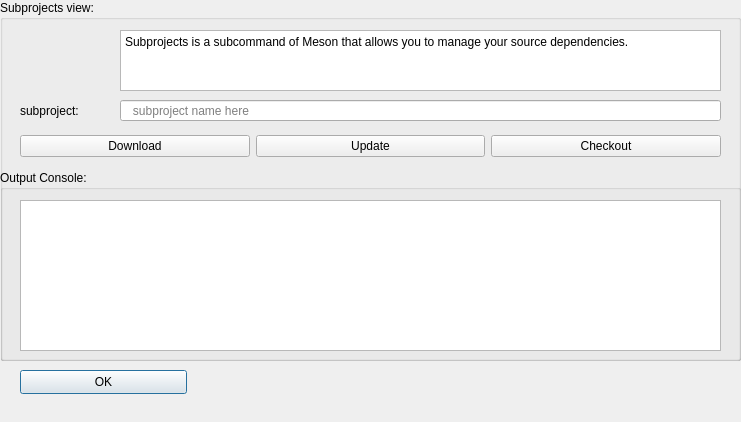
<?xml version="1.0" encoding="UTF-8"?>
<ui version="4.0">
 <class>Activity_Wrap_Dialog</class>
 <widget class="QDialog" name="Activity_Wrap_Dialog">
  <property name="geometry">
   <rect>
    <x>0</x>
    <y>0</y>
    <width>741</width>
    <height>422</height>
   </rect>
  </property>
  <property name="windowTitle">
   <string>Subprojects Manager</string>
  </property>
  <property name="styleSheet">
   <string notr="true"/>
  </property>
  <widget class="QPushButton" name="control_push_ok">
   <property name="geometry">
    <rect>
     <x>20</x>
     <y>370</y>
     <width>167</width>
     <height>24</height>
    </rect>
   </property>
   <property name="styleSheet">
    <string notr="true"/>
   </property>
   <property name="text">
    <string>OK</string>
   </property>
  </widget>
  <widget class="QGroupBox" name="groupBox">
   <property name="geometry">
    <rect>
     <x>0</x>
     <y>0</y>
     <width>741</width>
     <height>361</height>
    </rect>
   </property>
   <property name="styleSheet">
    <string/>
   </property>
   <property name="title">
    <string>Subprojects view:</string>
   </property>
   <widget class="QLabel" name="label_5">
    <property name="geometry">
     <rect>
      <x>20</x>
      <y>30</y>
      <width>81</width>
      <height>71</height>
     </rect>
    </property>
    <property name="autoFillBackground">
     <bool>false</bool>
    </property>
    <property name="styleSheet">
     <string/>
    </property>
    <property name="text">
     <string/>
    </property>
    <property name="pixmap">
     <pixmap resource="../resource.qrc">:/icon/mesonui-icon/meson_modern.png</pixmap>
    </property>
    <property name="scaledContents">
     <bool>true</bool>
    </property>
   </widget>
   <widget class="QWidget" name="layoutWidget">
    <property name="geometry">
     <rect>
      <x>20</x>
      <y>130</y>
      <width>701</width>
      <height>32</height>
     </rect>
    </property>
    <property name="styleSheet">
     <string/>
    </property>
    <layout class="QHBoxLayout" name="horizontalLayout">
     <item>
      <widget class="QPushButton" name="control_push_download">
       <property name="styleSheet">
        <string notr="true"/>
       </property>
       <property name="text">
        <string>Download</string>
       </property>
      </widget>
     </item>
     <item>
      <widget class="QPushButton" name="control_push_update">
       <property name="styleSheet">
        <string notr="true"/>
       </property>
       <property name="text">
        <string>Update</string>
       </property>
      </widget>
     </item>
     <item>
      <widget class="QPushButton" name="control_push_checkout">
       <property name="styleSheet">
        <string notr="true"/>
       </property>
       <property name="text">
        <string>Checkout</string>
       </property>
      </widget>
     </item>
    </layout>
   </widget>
   <widget class="QLineEdit" name="entry_subproject_item">
    <property name="geometry">
     <rect>
      <x>120</x>
      <y>100</y>
      <width>601</width>
      <height>21</height>
     </rect>
    </property>
    <property name="placeholderText">
     <string>   subproject name here</string>
    </property>
   </widget>
   <widget class="QLabel" name="label">
    <property name="geometry">
     <rect>
      <x>20</x>
      <y>100</y>
      <width>101</width>
      <height>21</height>
     </rect>
    </property>
    <property name="text">
     <string>subproject:</string>
    </property>
   </widget>
   <widget class="QPlainTextEdit" name="info">
    <property name="geometry">
     <rect>
      <x>120</x>
      <y>30</y>
      <width>601</width>
      <height>61</height>
     </rect>
    </property>
    <property name="styleSheet">
     <string notr="true"/>
    </property>
    <property name="plainText">
     <string>Subprojects is a subcommand of Meson that allows you to manage your source dependencies.</string>
    </property>
   </widget>
   <widget class="QGroupBox" name="output_console_dashboard">
    <property name="geometry">
     <rect>
      <x>0</x>
      <y>170</y>
      <width>741</width>
      <height>191</height>
     </rect>
    </property>
    <property name="focusPolicy">
     <enum>Qt::NoFocus</enum>
    </property>
    <property name="styleSheet">
     <string notr="true"/>
    </property>
    <property name="title">
     <string>Output Console:</string>
    </property>
    <widget class="QPlainTextEdit" name="output_console">
     <property name="geometry">
      <rect>
       <x>20</x>
       <y>30</y>
       <width>701</width>
       <height>151</height>
      </rect>
     </property>
     <property name="styleSheet">
      <string notr="true"/>
     </property>
     <property name="readOnly">
      <bool>true</bool>
     </property>
     <property name="plainText">
      <string/>
     </property>
    </widget>
   </widget>
  </widget>
 </widget>
 <resources>
  <include location="../resource.qrc"/>
 </resources>
 <connections/>
</ui>
